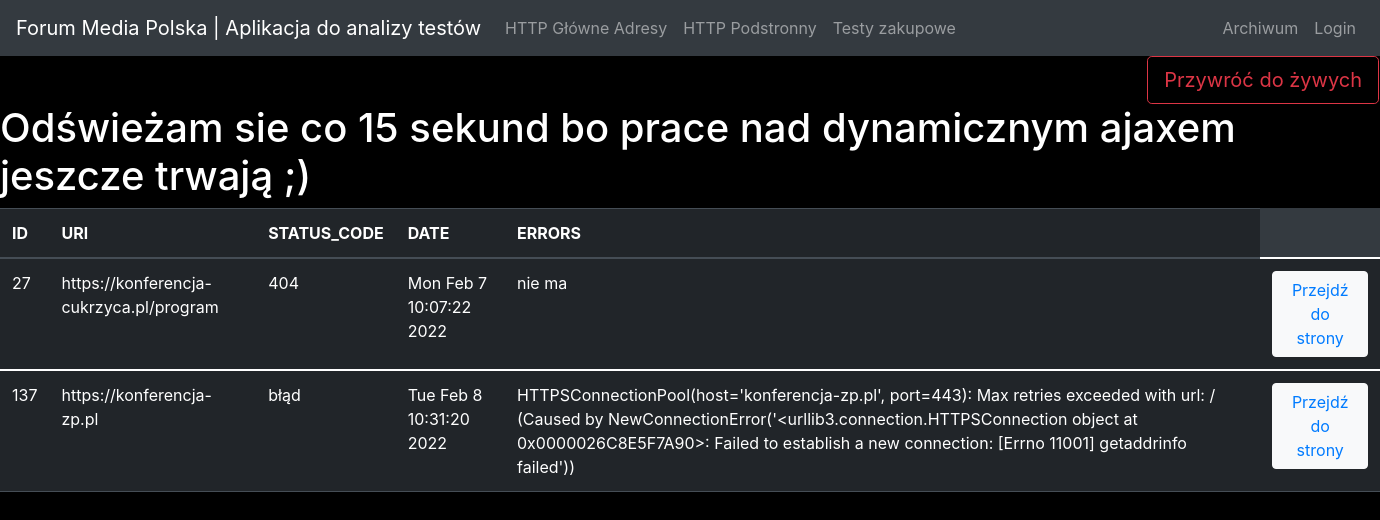
Before: /archiwum with the older database file.
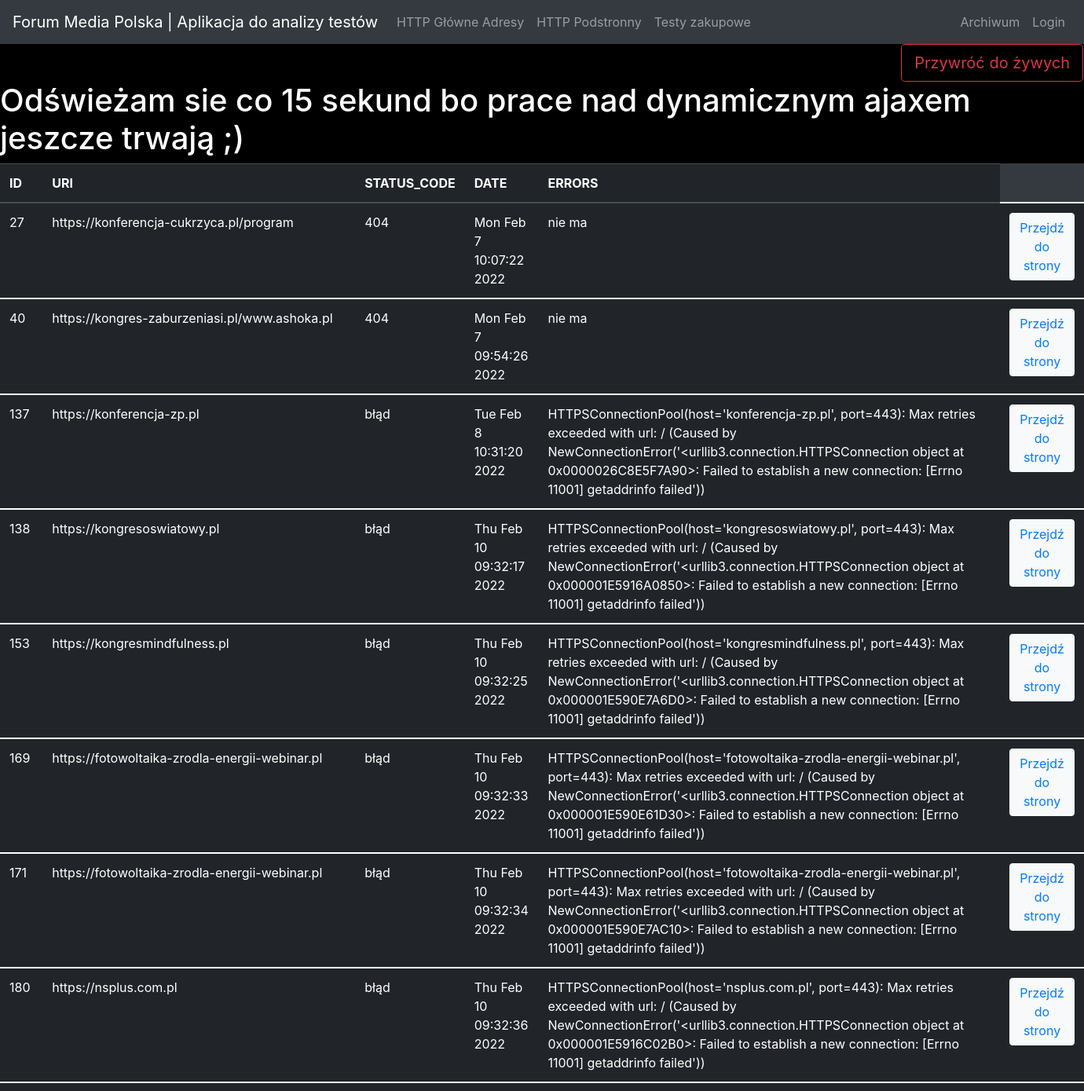
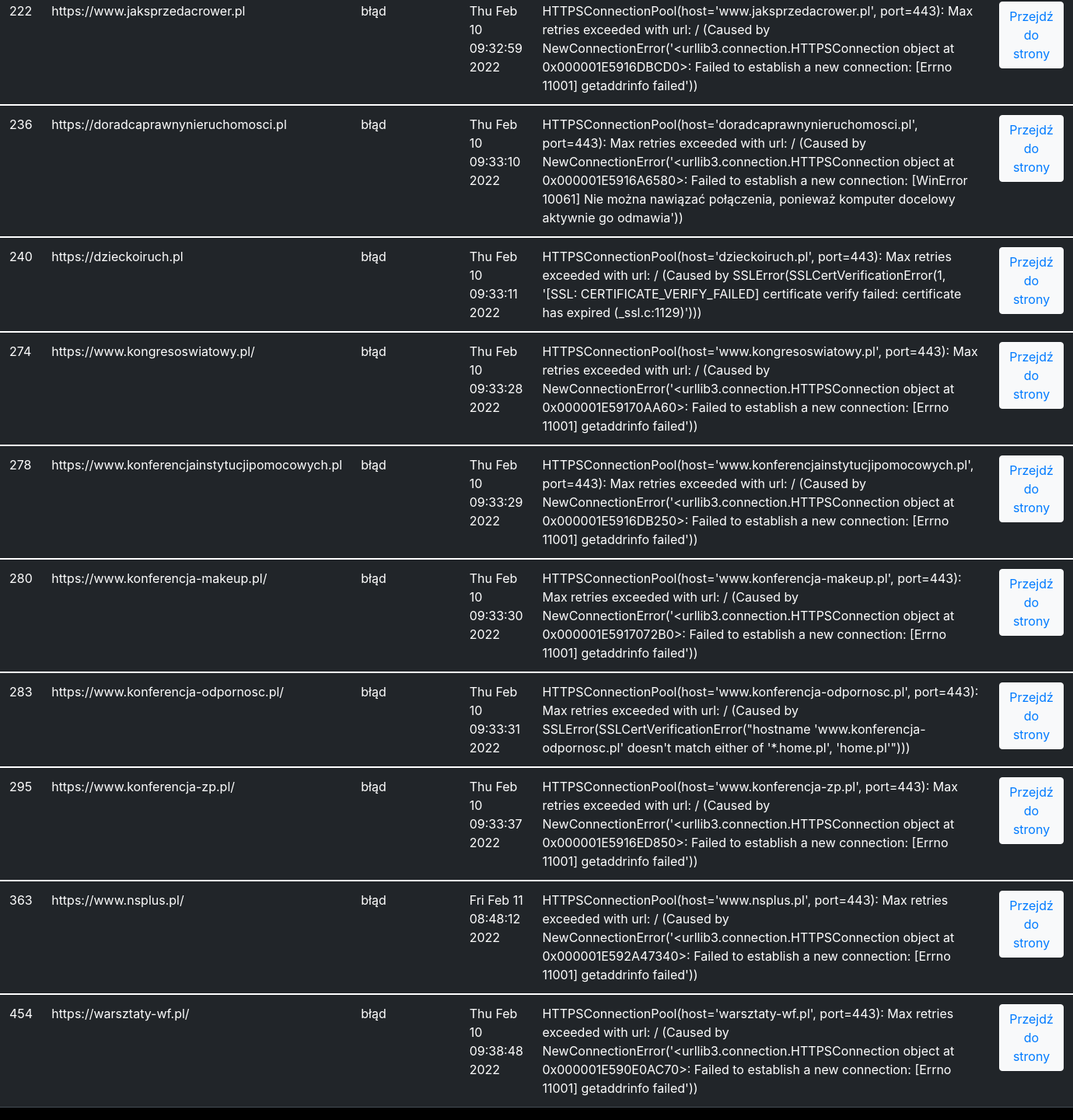
After: the same page with the newer database file (2 pictures, top to bottom).
### app.py (models this page shows, shortened)
class ArchiwumX(db.Model):
    id = db.Column(db.Integer, primary_key=True)
    url = db.Column(db.String(100), nullable=False)
    status_code = db.Column(db.Integer, nullable=False)
    dataTime = db.Column(db.String(100), nullable=False)
    error = db.Column(db.String(), nullable=False)

### app.py (the view)
@app.route('/archiwum')
def archiw():
    dane = ArchiwumX.query.all()
    return render_template('archiwum.html', item=dane)

### templates/archiwum.html (shortened to what this page needs)
{% extends 'base.html' %}
{% block contentt %}
    <nav class="navbar navbar-expand-md navbar-dark bg-dark">
      <a class="navbar-brand" href="{{ url_for('home_page') }}">Forum Media Polska | Aplikacja do analizy testów</a>
      <div class="collapse navbar-collapse" id="navbarNav">
          <ul class="navbar-nav mr-auto">
              <li class="nav-item">
                    <a class="nav-link" href="{{ url_for('http_number') }}">HTTP Główne Adresy</a>
              </li>
              <li class="nav-item">
                    <a class="nav-link" href="{{ url_for('http_number_all_i_want') }}">HTTP Podstronny</a>
              </li>
              <li class="nav-item">
                    <a class="nav-link" href="{{ url_for('cartHistory') }}">Testy zakupowe</a>
              </li>
          </ul>
          {% if current_user.is_authenticated %}
            <ul class="navbar-nav">
                <li class="nav-item">
                    <a class="nav-link">Witaj {{ current_user.username }}</a>
                </li>
                <li class="nav-item">
                    <a class="nav-link" href="{{ url_for('logout_page') }}">Wyloguj</a>
                </li>
            </ul>
          {% else %}
            <ul class="navbar-nav">
                 <li class="nav-item">
                    <a class="nav-link" href="{{ url_for('archiw') }}">Archiwum</a>
                </li>
                <li class="nav-item">
                     <a class="nav-link" href="{{ url_for('login_page') }}">Login</a>
                </li>
            </ul>
          {% endif %}
      </div>
    </nav>
{% endblock %}
{% block content %}
        <h1>
        <button id="lojalka" type="button" class="btn btn-lg btn-outline-danger" style="position: absolute; right: 1px;">Przywróć do żywych</button>
        <br>Odświeżam sie co 15 sekund bo prace nad dynamicznym ajaxem jeszcze trwają ;)</h1>
    <table class="table table-hover table-dark">
    <thead>
        <tr>
            <th scope="col">ID</th>
            <th scope="col">URl</th>
            <th scope="col">STATUS_CODE</th>
            <th scope="col">DATE</th>
            <th scope="col">ERRORS</th>
        </tr>
    </thead>
    <tbody>
    {% for item in item %}
    <tbody>
            <tr>
                <td>{{ item.id }}</td>
                <td>{{ item.url }}</td>
                <td>{{ item.status_code }}</td>
                <td>{{ item.dataTime }}</td>
                <td>{{ item.error }}</td>
                <td>
                    <button type="button" class="btn btn-light"><a href="{{ item.url }}" target="_blank">Przejdź do strony</a></button>
                </td>
            </tr>
    </tbody>
    {% endfor %}
</table>
{% endblock %}

Changed rows visible on the page:
added ArchiwumX: id "40", url "https://kongres-zaburzeniasi.pl/www.ashoka.pl", status_code "404", dataTime "Mon Feb 7 09:54:26 2022", error "nie ma"
added ArchiwumX: id "138", url "https://kongresoswiatowy.pl", status_code "błąd", dataTime "Thu Feb 10 09:32:17 2022", error "HTTPSConnectionPool(host='kongresoswiatowy.pl', port=443): Max retries exceeded with url: / (Caused by NewConnectionError('<urllib3.connection.HTTPSConnection object at 0x000001E5916A0850>: Failed to establish a new connection: [Errno 11001] getaddrinfo failed'))"
added ArchiwumX: id "153", url "https://kongresmindfulness.pl", status_code "błąd", dataTime "Thu Feb 10 09:32:25 2022", error "HTTPSConnectionPool(host='kongresmindfulness.pl', port=443): Max retries exceeded with url: / (Caused by NewConnectionError('<urllib3.connection.HTTPSConnection object at 0x000001E590E7A6D0>: Failed to establish a new connection: [Errno 11001] getaddrinfo failed'))"
added ArchiwumX: id "169", url "https://fotowoltaika-zrodla-energii-webinar.pl", status_code "błąd", dataTime "Thu Feb 10 09:32:33 2022", error "HTTPSConnectionPool(host='fotowoltaika-zrodla-energii-webinar.pl', port=443): Max retries exceeded with url: / (Caused by NewConnectionError('<urllib3.connection.HTTPSConnection object at 0x000001E590E61D30>: Failed to establish a new connection: [Errno 11001] getaddrinfo failed'))"
added ArchiwumX: id "171", url "https://fotowoltaika-zrodla-energii-webinar.pl", status_code "błąd", dataTime "Thu Feb 10 09:32:34 2022", error "HTTPSConnectionPool(host='fotowoltaika-zrodla-energii-webinar.pl', port=443): Max retries exceeded with url: / (Caused by NewConnectionError('<urllib3.connection.HTTPSConnection object at 0x000001E590E7AC10>: Failed to establish a new connection: [Errno 11001] getaddrinfo failed'))"
added ArchiwumX: id "180", url "https://nsplus.com.pl", status_code "błąd", dataTime "Thu Feb 10 09:32:36 2022", error "HTTPSConnectionPool(host='nsplus.com.pl', port=443): Max retries exceeded with url: / (Caused by NewConnectionError('<urllib3.connection.HTTPSConnection object at 0x000001E5916C02B0>: Failed to establish a new connection: [Errno 11001] getaddrinfo failed'))"
added ArchiwumX: id "222", url "https://www.jaksprzedacrower.pl", status_code "błąd", dataTime "Thu Feb 10 09:32:59 2022", error "HTTPSConnectionPool(host='www.jaksprzedacrower.pl', port=443): Max retries exceeded with url: / (Caused by NewConnectionError('<urllib3.connection.HTTPSConnection object at 0x000001E5916DBCD0>: Failed to establish a new connection: [Errno 11001] getaddrinfo failed'))"
added ArchiwumX: id "236", url "https://doradcaprawnynieruchomosci.pl", status_code "błąd", dataTime "Thu Feb 10 09:33:10 2022", error "HTTPSConnectionPool(host='doradcaprawnynieruchomosci.pl', port=443): Max retries exceeded with url: / (Caused by NewConnectionError('<urllib3.connection.HTTPSConnection object at 0x000001E5916A6580>: Failed to establish a new connection: [WinError 10061] Nie można nawiązać połączenia, ponieważ komputer docelowy aktywnie go odmawia'))"
added ArchiwumX: id "240", url "https://dzieckoiruch.pl", status_code "błąd", dataTime "Thu Feb 10 09:33:11 2022", error "HTTPSConnectionPool(host='dzieckoiruch.pl', port=443): Max retries exceeded with url: / (Caused by SSLError(SSLCertVerificationError(1, '[SSL: CERTIFICATE_VERIFY_FAILED] certificate verify failed: certificate has expired (_ssl.c:1129)')))"
added ArchiwumX: id "274", url "https://www.kongresoswiatowy.pl/", status_code "błąd", dataTime "Thu Feb 10 09:33:28 2022", error "HTTPSConnectionPool(host='www.kongresoswiatowy.pl', port=443): Max retries exceeded with url: / (Caused by NewConnectionError('<urllib3.connection.HTTPSConnection object at 0x000001E59170AA60>: Failed to establish a new connection: [Errno 11001] getaddrinfo failed'))"
added ArchiwumX: id "278", url "https://www.konferencjainstytucjipomocowych.pl", status_code "błąd", dataTime "Thu Feb 10 09:33:29 2022", error "HTTPSConnectionPool(host='www.konferencjainstytucjipomocowych.pl', port=443): Max retries exceeded with url: / (Caused by NewConnectionError('<urllib3.connection.HTTPSConnection object at 0x000001E5916DB250>: Failed to establish a new connection: [Errno 11001] getaddrinfo failed'))"
added ArchiwumX: id "280", url "https://www.konferencja-makeup.pl/", status_code "błąd", dataTime "Thu Feb 10 09:33:30 2022", error "HTTPSConnectionPool(host='www.konferencja-makeup.pl', port=443): Max retries exceeded with url: / (Caused by NewConnectionError('<urllib3.connection.HTTPSConnection object at 0x000001E5917072B0>: Failed to establish a new connection: [Errno 11001] getaddrinfo failed'))"
added ArchiwumX: id "283", url "https://www.konferencja-odpornosc.pl/", status_code "błąd", dataTime "Thu Feb 10 09:33:31 2022", error "HTTPSConnectionPool(host='www.konferencja-odpornosc.pl', port=443): Max retries exceeded with url: / (Caused by SSLError(SSLCertVerificationError(\"hostname 'www.konferencja-odpornosc.pl' doesn't match either of '*.home.pl', 'home.pl'\")))"
added ArchiwumX: id "295", url "https://www.konferencja-zp.pl/", status_code "błąd", dataTime "Thu Feb 10 09:33:37 2022", error "HTTPSConnectionPool(host='www.konferencja-zp.pl', port=443): Max retries exceeded with url: / (Caused by NewConnectionError('<urllib3.connection.HTTPSConnection object at 0x000001E5916ED850>: Failed to establish a new connection: [Errno 11001] getaddrinfo failed'))"
added ArchiwumX: id "363", url "https://www.nsplus.pl/", status_code "błąd", dataTime "Fri Feb 11 08:48:12 2022", error "HTTPSConnectionPool(host='www.nsplus.pl', port=443): Max retries exceeded with url: / (Caused by NewConnectionError('<urllib3.connection.HTTPSConnection object at 0x000001E592A47340>: Failed to establish a new connection: [Errno 11001] getaddrinfo failed'))"
added ArchiwumX: id "454", url "https://warsztaty-wf.pl/", status_code "błąd", dataTime "Thu Feb 10 09:38:48 2022", error "HTTPSConnectionPool(host='warsztaty-wf.pl', port=443): Max retries exceeded with url: / (Caused by NewConnectionError('<urllib3.connection.HTTPSConnection object at 0x000001E590E0AC70>: Failed to establish a new connection: [Errno 11001] getaddrinfo failed'))"
